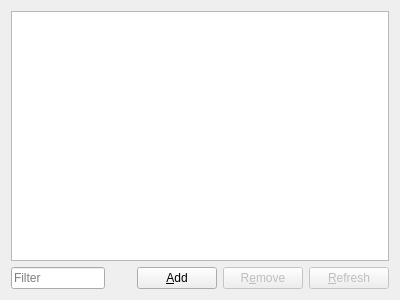
<?xml version="1.0" encoding="UTF-8"?>
<ui version="4.0">
 <class>PlacefileSettingsWidget</class>
 <widget class="QFrame" name="PlacefileSettingsWidget">
  <property name="geometry">
   <rect>
    <x>0</x>
    <y>0</y>
    <width>400</width>
    <height>300</height>
   </rect>
  </property>
  <property name="windowTitle">
   <string>Frame</string>
  </property>
  <layout class="QVBoxLayout" name="verticalLayout">
   <item>
    <widget class="QTreeView" name="placefileView">
     <property name="alternatingRowColors">
      <bool>true</bool>
     </property>
     <property name="indentation">
      <number>0</number>
     </property>
     <property name="sortingEnabled">
      <bool>true</bool>
     </property>
    </widget>
   </item>
   <item>
    <widget class="QFrame" name="buttonFrame">
     <layout class="QHBoxLayout" name="horizontalLayout_2">
      <property name="leftMargin">
       <number>0</number>
      </property>
      <property name="topMargin">
       <number>0</number>
      </property>
      <property name="rightMargin">
       <number>0</number>
      </property>
      <property name="bottomMargin">
       <number>0</number>
      </property>
      <item>
       <widget class="QLineEdit" name="placefileFilter">
        <property name="placeholderText">
         <string>Filter</string>
        </property>
        <property name="clearButtonEnabled">
         <bool>true</bool>
        </property>
       </widget>
      </item>
      <item>
       <spacer name="horizontalSpacer">
        <property name="orientation">
         <enum>Qt::Orientation::Horizontal</enum>
        </property>
        <property name="sizeHint" stdset="0">
         <size>
          <width>40</width>
          <height>20</height>
         </size>
        </property>
       </spacer>
      </item>
      <item>
       <widget class="QPushButton" name="addButton">
        <property name="text">
         <string>&amp;Add</string>
        </property>
       </widget>
      </item>
      <item>
       <widget class="QPushButton" name="removeButton">
        <property name="enabled">
         <bool>false</bool>
        </property>
        <property name="text">
         <string>R&amp;emove</string>
        </property>
       </widget>
      </item>
      <item>
       <widget class="QPushButton" name="refreshButton">
        <property name="enabled">
         <bool>false</bool>
        </property>
        <property name="text">
         <string>&amp;Refresh</string>
        </property>
       </widget>
      </item>
     </layout>
    </widget>
   </item>
  </layout>
 </widget>
 <resources/>
 <connections/>
</ui>
